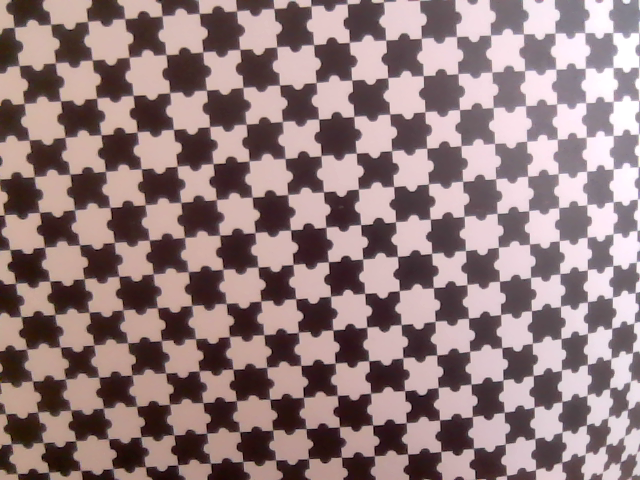
#> input picture examples/example1.png, 640 x 480 px
$ python example.py   (older library calls are emulated)
#> lines starting #> are read from the running program, lines starting #| are printed output that depends on the picture
### puzzle_board/puzzle_board_detector.py
import cv2
import numpy as np
from skimage.feature import hessian_matrix, hessian_matrix_eigvals
from sklearn.neighbors import NearestNeighbors
from queue import PriorityQueue

from puzzle_board.cornerdetection import sub_pixel_detection
from puzzle_board.cornerdetection.hessian_detector import HessianDetector, image_regional_max_as_binary_matrix
from puzzle_board.cornerdetection.corner_checker import CornerChecker
from puzzle_board.grid_generator import Grid
from puzzle_board.puzzle_board_decoder import PuzzleBoardDecoder, PuzzlePoleDecoder


# [19 lines left out: function subpix_pos, not called in this run]


# use hesse detector and corner detector global since they reserve memory for filter operations which should not be
# discarded when _detect_puzzle returns
filter_dtype=np.float32
h_d = HessianDetector(dtype=filter_dtype)
#> further down, img is the input picture: shape (480, 640, 3); mean B, G, R 124.7, 124.5, 147.1
corner_checker=CornerChecker(dtype=filter_dtype)


def _filter_image(img):

    global filter_dtype, h_d, corner_checker

    assert filter_dtype in [np.float32, np.float64], 'Currently only float dtype is supported'

    gray = cv2.cvtColor(img, cv2.COLOR_RGB2GRAY).astype(filter_dtype)
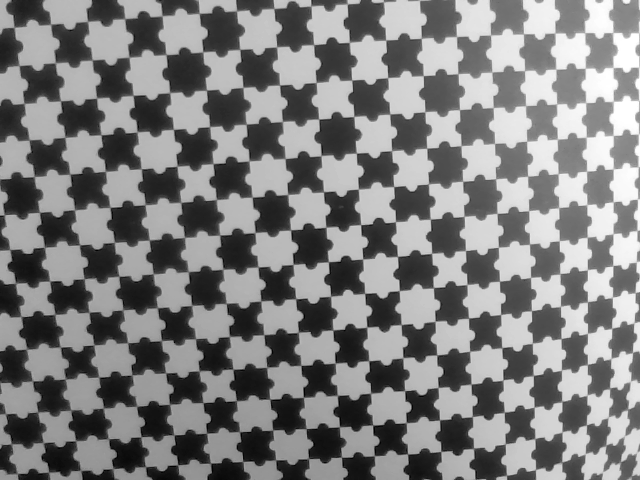
#> gray: shape (480, 640) float32; min 1, max 255, mean 127.1
    gray = gray / 255

    # For low resolution images, there should be less blurring:
    #    img2 = cv2.filter2D(src=gray, ddepth=-1, kernel=np.array([[0,1,0],[1,1,1],[0,1,0]]))
    img2 = cv2.GaussianBlur(gray, (3, 3), 1)

    h_d.filter_image(img2)
    profile, mS = h_d.detect_corners(img2, k=1.0)

    corner_checker=CornerChecker(dtype=filter_dtype)
    mS_corner = corner_checker.filter_corners(image=img2)

    mS = np.where(mS_corner > 0, mS, 0)
    mS = mS / np.nanmax(mS + 0.00000001)
    mS[mS < 0.03] = 0.0
    mS = image_regional_max_as_binary_matrix(mS) * mS

    root = np.sqrt((h_d.f_xx - h_d.f_yy)**2 + 4 * h_d.f_xy**2)
    first_eigenvector_x  = h_d.f_xx - h_d.f_yy + root
    second_eigenvector_x = h_d.f_xx - h_d.f_yy - root
    both_eigenvectors_y  = -2 * h_d.f_xy

    return img2, profile, mS, first_eigenvector_x, second_eigenvector_x, both_eigenvectors_y


def _detect_puzzles(img, min_width, curved, decoder):

    img2, profile, mS, first_eigenvector_x, second_eigenvector_x, both_eigenvectors_y = _filter_image(img)

    dot_row, dot_col = np.where(mS > 0)

    dot = np.column_stack((dot_row, dot_col))

    dot = dot[dot[:, 0] > 3]
    dot = dot[dot[:, 1] > 3]
    dot = dot[dot[:, 0] <= img.shape[0] - 3]
    dot = dot[dot[:, 1] <= img.shape[1] - 3]

    # compute the chessboard corners with sub-pixel precision
    sub_dot = sub_pixel_detection.get_subpixel_positions(profile, dot)

    # Compute x-value and common y-value of first (positive) and second (negative) Eigen-vector
    ev1_x_at_max = np.fromiter(( first_eigenvector_x[dot[idx, 0], dot[idx, 1]] for idx in range(len(dot))),float)
    ev2_x_at_max = np.fromiter((second_eigenvector_x[dot[idx, 0], dot[idx, 1]] for idx in range(len(dot))),float)
    ev_y_at_max  = np.fromiter(( both_eigenvectors_y[dot[idx, 0], dot[idx, 1]] for idx in range(len(dot))),float)

    # Use Eigen-vector with greater absolute x-value (because this is numerically more stable)
    # If this is the 2. Eigen-vector, rotate it by 90° ([X,Y]->[Y,-X])
    evx_at_max = ev1_x_at_max.copy()
    evy_at_max = ev_y_at_max.copy()
    evx_at_max[np.abs(ev2_x_at_max) > np.abs(ev1_x_at_max)] =  ev_y_at_max[np.abs(ev2_x_at_max) > np.abs(ev1_x_at_max)]
    evy_at_max[np.abs(ev2_x_at_max) > np.abs(ev1_x_at_max)] = -ev2_x_at_max[np.abs(ev2_x_at_max) > np.abs(ev1_x_at_max)]
    eigenvectors_at_max = np.concatenate((evx_at_max, evy_at_max)).reshape((-1, 2), order='F')
    first_eigenvector_at_max = eigenvectors_at_max[:] / (1e-30+np.linalg.norm(eigenvectors_at_max, axis=1).reshape(-1,1))

    point_ids = []
    point_coords = []

    NUMBER_WANTED_NEIGHBORS = 10
    if sub_dot.shape[0] > NUMBER_WANTED_NEIGHBORS:
        nbrs = NearestNeighbors(n_neighbors=NUMBER_WANTED_NEIGHBORS+1, algorithm='auto').fit(sub_dot)
        distances, idx_neighbors = nbrs.kneighbors(sub_dot)
        distances = distances[:,1:]
        idx_neighbors = idx_neighbors[:,1:]


        orientation_diff_angle = np.abs(np.sum((first_eigenvector_at_max.reshape(-1,1,2)*first_eigenvector_at_max[idx_neighbors,:]),axis=2))
        thr1 = 0.38268  # 0.38268 => 67.5°
        thr2 = 0.92388  # 0.92388 => 22.5°
        thr3 = 0.98481  # 0.92388 => 10.0°
        if curved:
            thr3=thr2

        neighb_mask = orientation_diff_angle < thr1
        diagonal_mask = orientation_diff_angle > thr2

        has_neighbor= np.full((dot.shape[0],5), False)
        neighbor_idx= np.full((dot.shape[0],5), 0)

        # Find the nearest direct neighbor
        far_enough_mask = np.cumprod(1 - neighb_mask, axis=1)
        nearest_neighbor = np.sum(far_enough_mask, axis=1)
        far_enough_mask = 1 - far_enough_mask
        has_neighbor[:,0] = (nearest_neighbor<10)
        nearest_neighbor = nearest_neighbor * has_neighbor[:,0]
        neighbor_idx[:,0] = idx_neighbors[np.arange(len(idx_neighbors)), nearest_neighbor]

        # Attention! First, the collinear versions of the next neighbor must be sorted out!
        dir1 = sub_dot[neighbor_idx[:,0]] - sub_dot
        len1 = np.linalg.norm(dir1,axis=1).reshape(-1,1)
        dir1 = dir1 / len1
        dir2 = sub_dot[idx_neighbors,:]-sub_dot.reshape(-1,1,2)
        len2 = np.expand_dims(np.linalg.norm(dir2,axis=2),axis=2)
        dir2 = dir2 / len2
        direction_diff_angle = np.sum(dir1.reshape(-1,1,2)*dir2,axis=2)
        not_collinear_mask = np.abs(direction_diff_angle) < thr3
        opposite_mask = direction_diff_angle < -thr3
        length_mask = (np.maximum(len1.reshape(-1,1,1) / len2, len2 / len1.reshape(-1,1,1)) <= 1.5).reshape(-1,10)

        nearest_diagonal = np.sum(np.cumprod(1 - diagonal_mask * not_collinear_mask * far_enough_mask, axis=1), axis=1)
        nearest_opposite = np.sum(np.cumprod(1 - neighb_mask * opposite_mask * length_mask, axis=1), axis=1)

        nearest_orthogonal = 0 * nearest_diagonal + NUMBER_WANTED_NEIGHBORS  # Inizialization: Everything is 10 (no orthogonal found)
        for i in range(len(dot)):
            if(not has_neighbor[i,0]): continue
            nb1_nr = nearest_neighbor[i]
            nb1 = idx_neighbors[i,nb1_nr]   # index of nearest neighbor with appropriate orientation
            has_neighbor[i,0] = True
            neighbor_idx[i,0] = nb1
            nb1o_nr = nearest_opposite[i]
            nb1o=nb1
            if(nb1o_nr<NUMBER_WANTED_NEIGHBORS):
                nb1o = idx_neighbors[i,nb1o_nr]   # index of nearest opposite neighbor with appropriate orientation
                has_neighbor[i,2] = True
                neighbor_idx[i,2] = nb1o

            nb2_nr=nearest_diagonal[i]
            if(nb2_nr<NUMBER_WANTED_NEIGHBORS):
                nb2 = idx_neighbors[i,nb2_nr]   # index of nearest diagonal neighbor (with wrong orientation)
                has_neighbor[i,4] = True
                neighbor_idx[i,4] = nb2
            if(nb1_nr<NUMBER_WANTED_NEIGHBORS) and (nb2_nr<NUMBER_WANTED_NEIGHBORS):
                v1 = sub_dot[nb1,:] - sub_dot[i,:]
                nb1_mirrored1 = v1 - 2 * (np.dot(v1, first_eigenvector_at_max[i,:]) * first_eigenvector_at_max[i,:])
                nb1_mirrored1 = nb1_mirrored1 / np.linalg.norm(nb1_mirrored1)
                d2=sub_dot[nb2,:]-sub_dot[nb1,:]
                if(nb1o_nr<NUMBER_WANTED_NEIGHBORS):
                    d3=sub_dot[nb2,:]-sub_dot[nb1o,:]
                else:
                    d3=sub_dot[nb2,:]+sub_dot[nb1,:]-2*sub_dot[i,:]
                nd2=d2/np.linalg.norm(d2)
                nd3=d3/np.linalg.norm(d3)
                guess = d2 + sub_dot[i,:]
                if np.abs(np.dot(nb1_mirrored1,nd2)) < np.abs(np.dot(nb1_mirrored1,nd3)):
                    guess = d3 + sub_dot[i,:]

                vecs = sub_dot[idx_neighbors[i,:]]-sub_dot[i,:]
                lens = np.linalg.norm(vecs,axis=1).reshape([-1,1])
                nvecs = vecs / lens

                pos = np.argmax(neighb_mask[i,:]/(1+np.linalg.norm(sub_dot[idx_neighbors[i,:]]-guess,axis=1))) # Nächster zulässiger Punkt an guess
                nearest_orthogonal = idx_neighbors[i, pos]
                if nearest_orthogonal==nb1 or nearest_orthogonal==nb1o:
                    continue
                has_neighbor[i,1] = True
                neighbor_idx[i,1] = nearest_orthogonal

                opp_orth_mask = (np.sum(nvecs*nvecs[pos,:].T,axis=1) < -thr3)
                length_mask2 = (np.maximum(lens / lens[pos], lens[pos] / lens) <= 1.5).flatten()
                nearest_opp_orth = np.sum(np.cumprod(1 - neighb_mask[i,:] * opp_orth_mask * length_mask2))
                if(nearest_opp_orth<NUMBER_WANTED_NEIGHBORS):
                    nb2o = idx_neighbors[i,nearest_opp_orth]   # index of nearest opposite orth neighbor with appropriate orientation
                    has_neighbor[i,3] = True
                    neighbor_idx[i,3] = nb2o

                # Fix order of the neighbors to clockwise order:
                pt = sub_dot[i,:]
                pt0 = sub_dot[neighbor_idx[i,0],:] - pt
                pt1 = sub_dot[neighbor_idx[i,1],:] - pt
                if np.sum(np.array([pt0[1],-pt0[0]])*pt1)<0:
                    neighbor_idx[i,1], neighbor_idx[i,3] = neighbor_idx[i,3], neighbor_idx[i,1]
                    has_neighbor[i,1], has_neighbor[i,3] = has_neighbor[i,3], has_neighbor[i,1]

        nodes = []
        Grid.reset()
        for i in range(len(sub_dot)):
            nodes.append(Grid(i))
        for i in range(len(sub_dot)):
            if has_neighbor[i,0]:
                nodes[i].set_left(nodes[neighbor_idx[i,0]])
            if has_neighbor[i,1]:
                nodes[i].set_top(nodes[neighbor_idx[i,1]])
            if has_neighbor[i,2]:
                nodes[i].set_right(nodes[neighbor_idx[i,2]])
            if has_neighbor[i,3]:
                nodes[i].set_bottom(nodes[neighbor_idx[i,3]])

        pq = PriorityQueue()
        for i in range(len(sub_dot)):
            for k in range(4):
                if has_neighbor[i,k]:
                    j = neighbor_idx[i,k]
                    pq.put((1.0/(nodes[i].nr_neighbors*mS[dot[i,0],dot[i,1]] + nodes[j].nr_neighbors*mS[dot[j,0],dot[j,1]]), (i,j)))
        while pq.qsize()>0:
            edge0 = pq.get()
            edge = edge0[1]
            i = edge[0]
            j = edge[1]
            nodes[i].connect(nodes[j])

        first_root = Grid.first_root
        root = first_root
        col_nr = 0
        root_nr = 0
        nrBoards = 0

        while not (root is None):
            node = root
            dim = root.dimensions
            if (root.size >= 12) and (min(dim[0]+dim[2]+1,dim[1]+dim[3]+1) >= min_width):
                nrBoards = nrBoards + 1
                col_nr = (col_nr + 1) % 6
                decoder.decode(node, sub_dot, img2)

                for y in range(decoder.valid.shape[0]):
                    for x in range(decoder.valid.shape[1]):
                        if decoder.valid[y,x]:
                            point_ids.append(np.array(decoder.positions[:,y,x]))
                            point_coords.append(np.array(decoder.sub_dot[y,x,:]))

            root = root.next_root
            root_nr = root_nr + 1
            if root == first_root:
                break

    return point_ids, point_coords

def detect_puzzleboard(img, min_width=4, curved=False):
    point_ids, point_coords = _detect_puzzles(img, min_width, curved, decoder=PuzzleBoardDecoder())
    return point_ids, point_coords

# [8 lines left out: function detect_puzzlepole, not called in this run]

### puzzle_board/cornerdetection/hessian_detector.py
from typing import Any
import cv2
import numpy as np
from numpy import ndarray, dtype, bool_
from skimage.feature import peak_local_max


def image_regional_max_as_binary_matrix(max_s_one_matrix):
    # Convert the data type to float32 before processing
    max_s_one_matrix = max_s_one_matrix.astype(np.float32)
    #print(f'shape of mS={max_s_one_matrix.shape}')
    # Meeting on October 20th: Outcome -> usage of scikits "peak_local_max"
    maximum_positions = peak_local_max(max_s_one_matrix, min_distance=5)
    maximum_positions = np.array(maximum_positions)
    #print(f'shape of maximum_positions = {maximum_positions.shape}')

    # create emtpy matrix and set all local max positions to 1
    max_s_one_matrix[...] = 0
    max_s_one_matrix[maximum_positions[:, 0], maximum_positions[:, 1]] = 1

    #print(f'max_s_one_matrix after finding maxima ->\n{max_s_one_matrix}')
    return max_s_one_matrix


def _apply_filter(image: np.ndarray, kernel: np.ndarray, dst: np.ndarray) -> np.ndarray:
    return cv2.filter2D(image, -1, kernel, dst=dst)
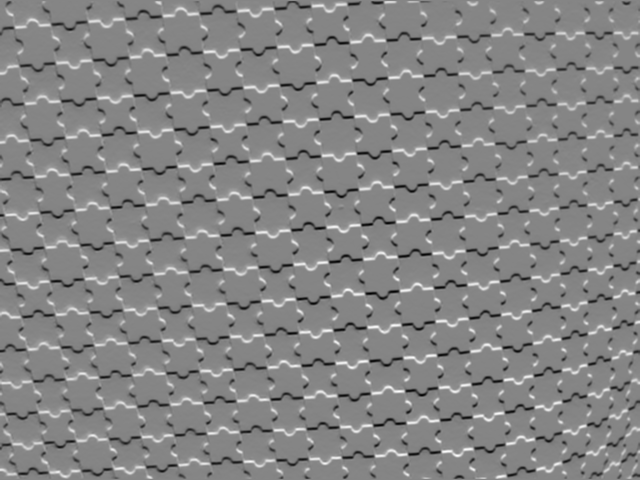
#> returned value: shape (480, 640) float32; min -0.453, max 0.413, mean -0.000709; drawn with min black and max white


class HessianDetector:

    def __init__(self, dtype=np.float32, epsilon=0.03):
        # already smoothed, so we can ignore using the actual sobel-operator but instead using the
        # discrete derivatives
        self.y_derivative_filter = np.array([[-1], [0], [1]]).astype(dtype)
        self.x_derivative_filter = np.array([[-1, 0, 1]]).astype(dtype)

        self.diagonal_kernel_one = np.array([[0, 0, 1],
                                             [0, 0, 0],
                                             [-1, 0, 0]]).astype(dtype)
        self.diagonal_kernel_two = np.array([[1, 0, 0],
                                             [0, 0, 0],
                                             [0, 0, -1]]).astype(dtype)
        self.dtype = dtype
        self.epsilon = epsilon
        self.f_y = None
        self.f_yy = None
        self.f_x = None
        self.f_xx = None
        self.f_xy = None
        self.f_rl = None
        self.f_rl_rl = None
        self.f_lr = None
        self.f_lr_lr = None
        self.f_rl_lr = None


    def _allocate_memory(self, image_size):
        self.f_y =  np.empty(image_size, dtype=self.dtype)
        self.f_yy = np.empty(image_size, dtype=self.dtype)
        self.f_x = np.empty(image_size, dtype=self.dtype)
        self.f_xx = np.empty(image_size, dtype=self.dtype)
        self.f_xy = np.empty(image_size, dtype=self.dtype)
        self.f_rl = np.empty(image_size, dtype=self.dtype)
        self.f_rl_rl = np.empty(image_size, dtype=self.dtype)
        self.f_lr = np.empty(image_size, dtype=self.dtype)
        self.f_lr_lr = np.empty(image_size, dtype=self.dtype)
        self.f_rl_lr = np.empty(image_size, dtype=self.dtype)

    def filter_image(self, image):

        # reserve memory for the filtered images
        if self.f_y is None or self.f_y.shape[:2] != image.shape[:2]:
            self._allocate_memory(image.shape[:2])

        # create derivatives
        _apply_filter(image, self.y_derivative_filter, self.f_y)
        _apply_filter(self.f_y, self.y_derivative_filter, self.f_yy)
        _apply_filter(image, self.x_derivative_filter, self.f_x)
#> in _apply_filter (call 3), `return cv2.filter2D(image, -1, kernel, dst=dst)`:
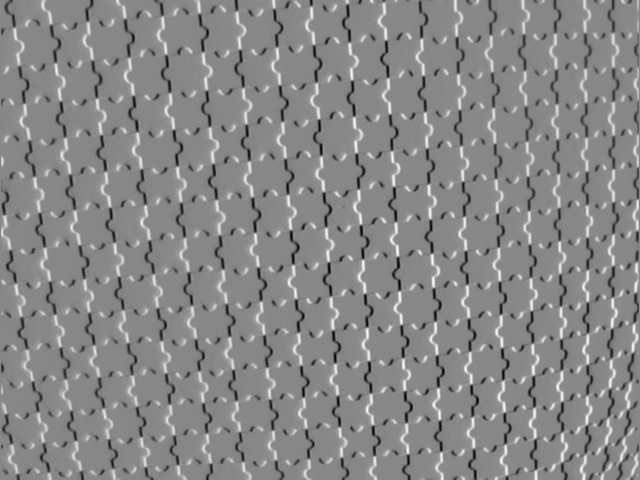
#> returned value: shape (480, 640) float32; min -0.465, max 0.41, mean 0.000958; drawn with min black and max white
        _apply_filter(self.f_x, self.x_derivative_filter, self.f_xx)
        _apply_filter(self.f_y, self.x_derivative_filter, self.f_xy)
        # apply filters
        _apply_filter(image, self.diagonal_kernel_one, self.f_rl)
#> in _apply_filter (call 6), `return cv2.filter2D(image, -1, kernel, dst=dst)`:
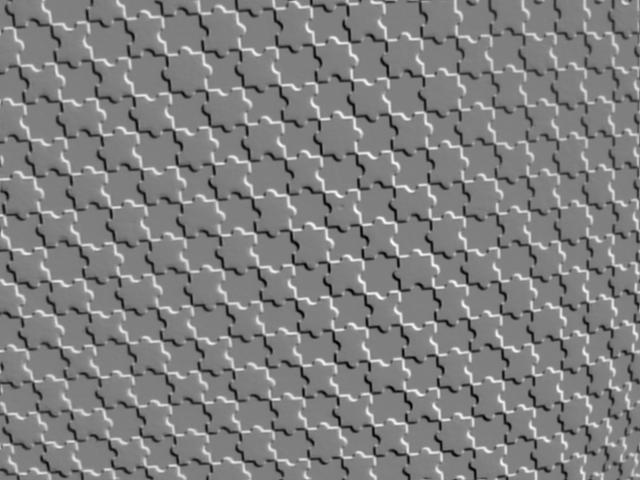
#> returned value: shape (480, 640) float32; min -0.504, max 0.505, mean 0.00167; drawn with min black and max white
        _apply_filter(self.f_rl, self.diagonal_kernel_one, self.f_rl_rl)
        _apply_filter(image, self.diagonal_kernel_two, self.f_lr)
#> in _apply_filter (call 8), `return cv2.filter2D(image, -1, kernel, dst=dst)`:
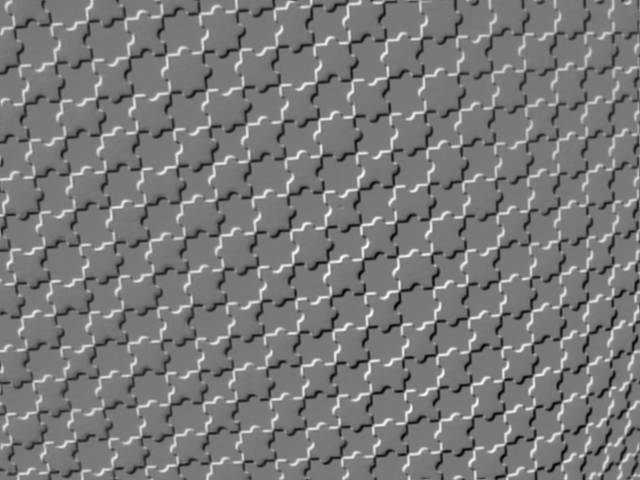
#> returned value: shape (480, 640) float32; min -0.478, max 0.526, mean -0.000249; drawn with min black and max white
        _apply_filter(self.f_lr, self.diagonal_kernel_two, self.f_lr_lr)
        _apply_filter(self.f_rl, self.diagonal_kernel_two, self.f_rl_lr)

    def _detect_corners_xy(self, image: np.ndarray, k=1) -> np.ndarray:
        # S=gbb.*gdd-gbd.^2+(gbb+gdd).^2;
        # S from paper Liu et al.: S = det(H) = r_xx * r_yy - (r_xy)^2
        dt = self.f_yy * self.f_xx - (self.f_xy ** 2)
        tr = self.f_yy + self.f_xx
        s = dt + k * (tr**2)

        max_s_one = -s / np.max(-s)
# [8 lines of commented-out code are left out]
        max_s_one[max_s_one < self.epsilon] = 0.0
        #print(f'max_s_one in detect_corners after normalization {max_s_one}')
        return max_s_one

    def _detect_corners_diagonal(self, image: np.ndarray, k=1) -> np.ndarray:
        # S = gaa.*gcc-gac.^2+(gaa+gcc).^2;
        s = ((self.f_lr_lr
              * self.f_rl_rl)
             - self.f_rl_lr ** 2
             + (k * ((self.f_rl_rl + self.f_lr_lr) ** 2)))

        max_s_two = -s / np.max(-s)
        max_s_two[max_s_two < self.epsilon] = 0.0
        return max_s_two

    def detect_corners(self, image: np.ndarray, k=1):
        detected_corners_xy = self._detect_corners_xy(image, k)
#> (the rest of the program and of its run is left out)
